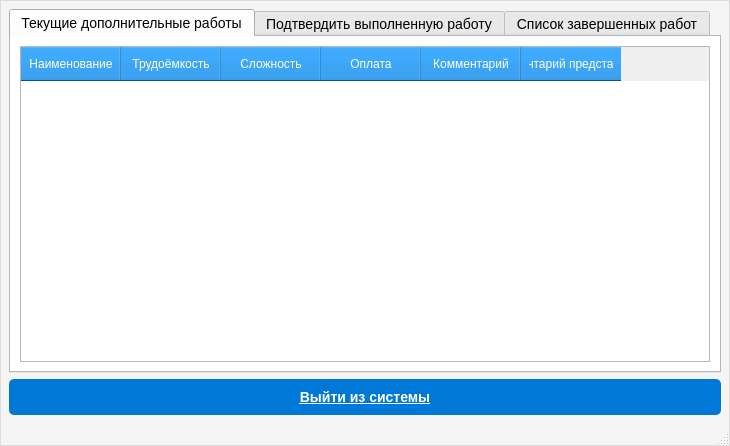
<?xml version="1.0" encoding="UTF-8"?>
<ui version="4.0">
 <class>Employee</class>
 <widget class="QMainWindow" name="Employee">
  <property name="geometry">
   <rect>
    <x>0</x>
    <y>0</y>
    <width>730</width>
    <height>446</height>
   </rect>
  </property>
  <property name="windowTitle">
   <string>MainWindow</string>
  </property>
  <property name="styleSheet">
   <string notr="true">/* Employee Window Style */
QMainWindow {
    background-color: #f5f5f5; /* Светло-серый фон для главного окна */
    border: 1px solid #dcdcdc; /* Граница окна */
}

/* Table Widgets Style */
QTabWidget {
    border: 2px solid #dcdcdc; /* Граница для таблицы */
    border-radius: 5px; /* Скругленные углы */
    background-color: #ffffff; /* Белый фон */
    font-size: 14px; /* Размер шрифта */
}

/* Table Header Style */
QHeaderView::section {
    background-color: #0078d7; /* Синий фон заголовка таблицы */
    color: #ffffff; /* Белый цвет текста */
    padding: 8px; /* Отступ внутри заголовка */
}

/* Combo Box Style */
QComboBox {
    border: 2px solid #dcdcdc; /* Граница для комбо-бокса */
    border-radius: 5px; /* Скругленные углы */
    padding: 5px; /* Отступ внутри комбо-бокса */
    font-size: 14px; /* Размер шрифта */
    background-color: #ffffff; /* Белый фон */
}

/* Line Edits */
QLineEdit {
    border: 2px solid #dcdcdc; /* Граница для полей ввода */
    border-radius: 5px; /* Скругленные углы */
    padding: 5px; /* Отступ внутри поля ввода */
    font-size: 14px; /* Размер шрифта */
    background-color: #ffffff; /* Белый фон */
}

/* Buttons */
QPushButton {
    background-color: #0078d7; /* Синий фон кнопки */
    color: #ffffff; /* Белый цвет текста */
    border: none; /* Убираем границу */
    border-radius: 5px; /* Скругленные углы */
    padding: 10px; /* Отступ внутри кнопки */
    font-size: 14px; /* Размер шрифта */
}

QPushButton:hover {
    background-color: #005bb5; /* Темно-синий фон при наведении */
}

QPushButton:pressed {
    background-color: #004494; /* Еще более темный фон при нажатии */
}

/* Labels */
QLabel {
    font-size: 14px; /* Размер шрифта */
    color: #333333; /* Темно-серый цвет текста */
}

/* Message Boxes */
QMessageBox {
    background-color: #ffffff; /* Белый фон для окон сообщений */
    border: 1px solid #dcdcdc; /* Граница окна сообщения */
}
</string>
  </property>
  <widget class="QWidget" name="centralwidget">
   <layout class="QVBoxLayout" name="verticalLayout">
    <item>
     <widget class="QTabWidget" name="tabWidget">
      <property name="currentIndex">
       <number>0</number>
      </property>
      <widget class="QWidget" name="tab">
       <attribute name="title">
        <string>Текущие дополнительные работы</string>
       </attribute>
       <layout class="QVBoxLayout" name="verticalLayout_2">
        <item>
         <widget class="QTableWidget" name="tableWidgetCurrent">
          <column>
           <property name="text">
            <string>Наименование</string>
           </property>
          </column>
          <column>
           <property name="text">
            <string>Трудоёмкость</string>
           </property>
          </column>
          <column>
           <property name="text">
            <string>Сложность</string>
           </property>
          </column>
          <column>
           <property name="text">
            <string>Оплата</string>
           </property>
          </column>
          <column>
           <property name="text">
            <string>Комментарий</string>
           </property>
          </column>
          <column>
           <property name="text">
            <string>Комментарий представителя</string>
           </property>
          </column>
         </widget>
        </item>
       </layout>
      </widget>
      <widget class="QWidget" name="tab_2">
       <attribute name="title">
        <string>Подтвердить выполненную работу</string>
       </attribute>
       <layout class="QVBoxLayout" name="verticalLayout_6">
        <item>
         <widget class="QLabel" name="label">
          <property name="maximumSize">
           <size>
            <width>16777215</width>
            <height>30</height>
           </size>
          </property>
          <property name="font">
           <font>
            <pointsize>-1</pointsize>
            <bold>true</bold>
           </font>
          </property>
          <property name="text">
           <string>Введите наименование работы:</string>
          </property>
         </widget>
        </item>
        <item>
         <widget class="QComboBox" name="CurrentWorksComboBox">
          <property name="minimumSize">
           <size>
            <width>0</width>
            <height>35</height>
           </size>
          </property>
         </widget>
        </item>
        <item>
         <widget class="QLabel" name="label_2">
          <property name="maximumSize">
           <size>
            <width>16777215</width>
            <height>30</height>
           </size>
          </property>
          <property name="font">
           <font>
            <pointsize>-1</pointsize>
            <bold>true</bold>
           </font>
          </property>
          <property name="text">
           <string>Комментарий:</string>
          </property>
         </widget>
        </item>
        <item>
         <widget class="QLineEdit" name="CommentLine">
          <property name="minimumSize">
           <size>
            <width>0</width>
            <height>50</height>
           </size>
          </property>
         </widget>
        </item>
        <item alignment="Qt::AlignHCenter">
         <widget class="QPushButton" name="ConfirmButton">
          <property name="minimumSize">
           <size>
            <width>0</width>
            <height>50</height>
           </size>
          </property>
          <property name="maximumSize">
           <size>
            <width>300</width>
            <height>16777215</height>
           </size>
          </property>
          <property name="font">
           <font>
            <pointsize>-1</pointsize>
           </font>
          </property>
          <property name="cursor">
           <cursorShape>PointingHandCursor</cursorShape>
          </property>
          <property name="text">
           <string>Подтвердить выполненную работу</string>
          </property>
         </widget>
        </item>
       </layout>
      </widget>
      <widget class="QWidget" name="tab_3">
       <attribute name="title">
        <string>Список завершенных работ</string>
       </attribute>
       <layout class="QVBoxLayout" name="verticalLayout_3">
        <item>
         <widget class="QTableWidget" name="tableWidgetConfirmed">
          <column>
           <property name="text">
            <string>Наименование</string>
           </property>
          </column>
          <column>
           <property name="text">
            <string>Трудоёмкость</string>
           </property>
          </column>
          <column>
           <property name="text">
            <string>Сложность</string>
           </property>
          </column>
          <column>
           <property name="text">
            <string>Оплата</string>
           </property>
          </column>
          <column>
           <property name="text">
            <string>Комментарий представителя</string>
           </property>
          </column>
         </widget>
        </item>
       </layout>
      </widget>
     </widget>
    </item>
    <item>
     <widget class="QPushButton" name="CloseButton">
      <property name="font">
       <font>
        <pointsize>-1</pointsize>
        <bold>true</bold>
        <underline>true</underline>
       </font>
      </property>
      <property name="text">
       <string>Выйти из системы</string>
      </property>
     </widget>
    </item>
   </layout>
  </widget>
  <widget class="QMenuBar" name="menubar">
   <property name="geometry">
    <rect>
     <x>0</x>
     <y>0</y>
     <width>730</width>
     <height>22</height>
    </rect>
   </property>
  </widget>
  <widget class="QStatusBar" name="statusbar"/>
 </widget>
 <resources/>
 <connections/>
</ui>
